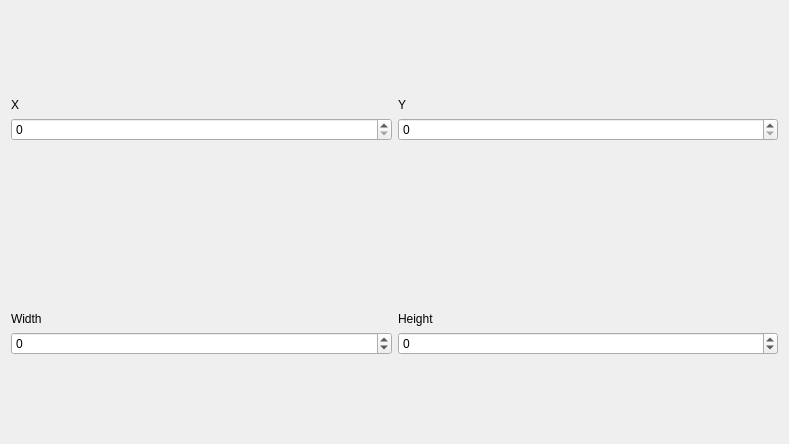
<?xml version="1.0" encoding="UTF-8"?>
<ui version="4.0">
 <class>Form</class>
 <widget class="QWidget" name="Form">
  <property name="geometry">
   <rect>
    <x>0</x>
    <y>0</y>
    <width>789</width>
    <height>444</height>
   </rect>
  </property>
  <property name="windowTitle">
   <string>Form</string>
  </property>
  <layout class="QVBoxLayout" name="verticalLayout_2">
   <item>
    <layout class="QHBoxLayout" name="horizontalLayout">
     <item>
      <layout class="QVBoxLayout" name="verticalLayout">
       <item alignment="Qt::AlignBottom">
        <widget class="QLabel" name="label">
         <property name="sizePolicy">
          <sizepolicy hsizetype="Preferred" vsizetype="Fixed">
           <horstretch>0</horstretch>
           <verstretch>0</verstretch>
          </sizepolicy>
         </property>
         <property name="text">
          <string>X</string>
         </property>
        </widget>
       </item>
       <item alignment="Qt::AlignTop">
        <widget class="QSpinBox" name="spinbox_x">
         <property name="sizePolicy">
          <sizepolicy hsizetype="Minimum" vsizetype="Fixed">
           <horstretch>0</horstretch>
           <verstretch>0</verstretch>
          </sizepolicy>
         </property>
         <property name="maximum">
          <number>1000000</number>
         </property>
        </widget>
       </item>
      </layout>
     </item>
     <item>
      <layout class="QVBoxLayout" name="verticalLayout_3">
       <item alignment="Qt::AlignBottom">
        <widget class="QLabel" name="label_2">
         <property name="sizePolicy">
          <sizepolicy hsizetype="Preferred" vsizetype="Fixed">
           <horstretch>0</horstretch>
           <verstretch>0</verstretch>
          </sizepolicy>
         </property>
         <property name="text">
          <string>Y</string>
         </property>
        </widget>
       </item>
       <item alignment="Qt::AlignTop">
        <widget class="QSpinBox" name="spinbox_y">
         <property name="sizePolicy">
          <sizepolicy hsizetype="Minimum" vsizetype="Fixed">
           <horstretch>0</horstretch>
           <verstretch>0</verstretch>
          </sizepolicy>
         </property>
         <property name="maximum">
          <number>1000000</number>
         </property>
        </widget>
       </item>
      </layout>
     </item>
    </layout>
   </item>
   <item>
    <layout class="QHBoxLayout" name="horizontalLayout_2">
     <item>
      <layout class="QVBoxLayout" name="verticalLayout_4">
       <item alignment="Qt::AlignBottom">
        <widget class="QLabel" name="label_3">
         <property name="sizePolicy">
          <sizepolicy hsizetype="Preferred" vsizetype="Fixed">
           <horstretch>0</horstretch>
           <verstretch>0</verstretch>
          </sizepolicy>
         </property>
         <property name="toolTip">
          <string>&lt;html&gt;&lt;head/&gt;&lt;body&gt;&lt;p&gt;Set to -1 to use the full image width&lt;/p&gt;&lt;/body&gt;&lt;/html&gt;</string>
         </property>
         <property name="text">
          <string>Width</string>
         </property>
        </widget>
       </item>
       <item alignment="Qt::AlignTop">
        <widget class="QSpinBox" name="spinbox_w">
         <property name="sizePolicy">
          <sizepolicy hsizetype="Minimum" vsizetype="Fixed">
           <horstretch>0</horstretch>
           <verstretch>0</verstretch>
          </sizepolicy>
         </property>
         <property name="toolTip">
          <string>&lt;html&gt;&lt;head/&gt;&lt;body&gt;&lt;p&gt;Set to -1 to use the full image width&lt;/p&gt;&lt;/body&gt;&lt;/html&gt;</string>
         </property>
         <property name="minimum">
          <number>-1</number>
         </property>
         <property name="maximum">
          <number>1000000</number>
         </property>
        </widget>
       </item>
      </layout>
     </item>
     <item>
      <layout class="QVBoxLayout" name="verticalLayout_5">
       <item alignment="Qt::AlignBottom">
        <widget class="QLabel" name="label_4">
         <property name="sizePolicy">
          <sizepolicy hsizetype="Preferred" vsizetype="Fixed">
           <horstretch>0</horstretch>
           <verstretch>0</verstretch>
          </sizepolicy>
         </property>
         <property name="toolTip">
          <string>&lt;html&gt;&lt;head/&gt;&lt;body&gt;&lt;p&gt;Set to -1 to use the full image height&lt;/p&gt;&lt;/body&gt;&lt;/html&gt;</string>
         </property>
         <property name="text">
          <string>Height</string>
         </property>
        </widget>
       </item>
       <item alignment="Qt::AlignTop">
        <widget class="QSpinBox" name="spinbox_h">
         <property name="sizePolicy">
          <sizepolicy hsizetype="Minimum" vsizetype="Fixed">
           <horstretch>0</horstretch>
           <verstretch>0</verstretch>
          </sizepolicy>
         </property>
         <property name="toolTip">
          <string>&lt;html&gt;&lt;head/&gt;&lt;body&gt;&lt;p&gt;Set to -1 to use the full image height&lt;/p&gt;&lt;/body&gt;&lt;/html&gt;</string>
         </property>
         <property name="minimum">
          <number>-1</number>
         </property>
         <property name="maximum">
          <number>1000000</number>
         </property>
        </widget>
       </item>
      </layout>
     </item>
    </layout>
   </item>
  </layout>
 </widget>
 <resources/>
 <connections/>
</ui>
